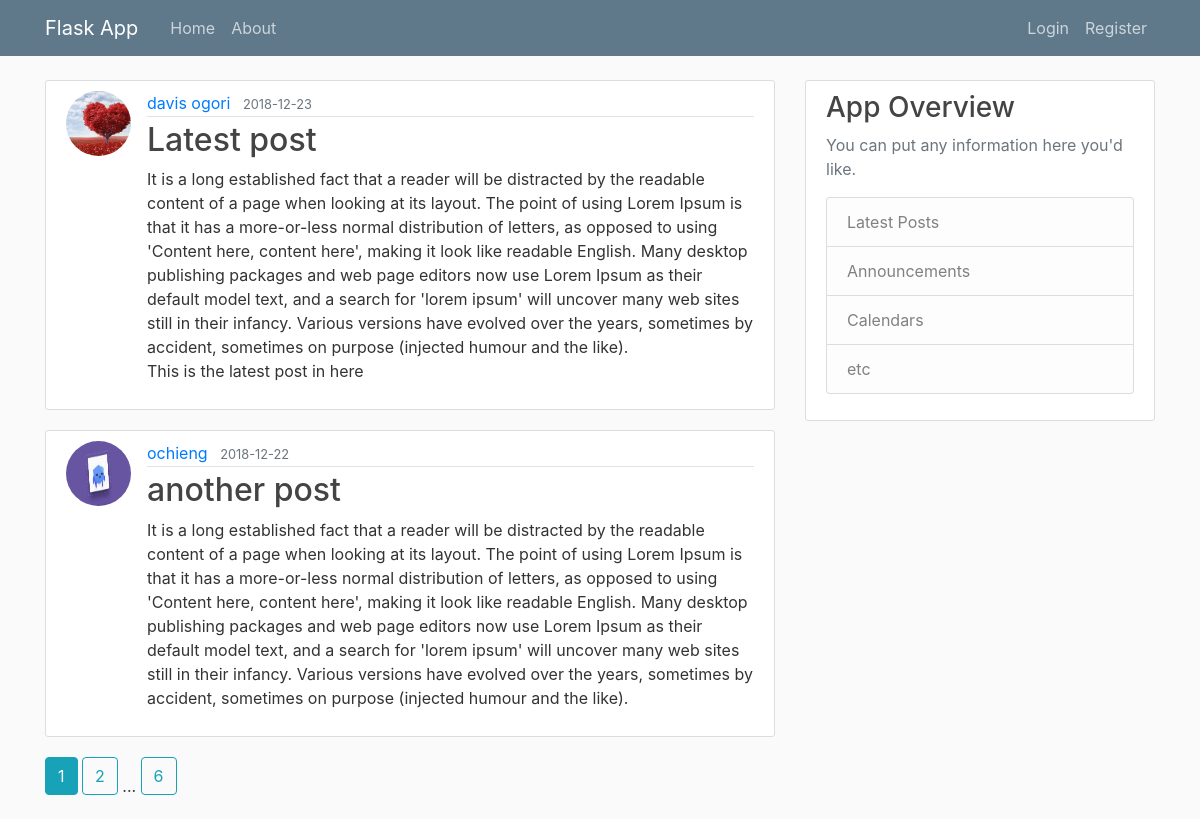
The page / on the database its author committed.
### blog/models.py (models this page shows, shortened)
class Post(db.Model):
    id = db.Column(db.Integer, primary_key=True)
    title = db.Column(db.String(100), nullable=False)
    date_posted = db.Column(db.DateTime, nullable=False, default=datetime.utcnow)
    content = db.Column(db.Text, nullable=False)
    user_id = db.Column(db.Integer, db.ForeignKey('user.id'), nullable=False)

class User(db.Model, UserMixin):
    id = db.Column(db.Integer, primary_key=True)
    username = db.Column(db.String(20), unique=True, nullable=False)
    email = db.Column(db.String(120), unique=True, nullable=False)
    image_file = db.Column(db.String(20), nullable=False, default='default.jpeg')
    password = db.Column(db.String(60), nullable=False)
    posts = db.relationship('Post', backref='author', lazy=True)

### blog/routes.py (the view)
@app.route('/')
def home():
    page = request.args.get('page', 1, type=int)
    posts = Post.query.order_by(Post.date_posted.desc()).paginate(page=page, per_page=2)
    return render_template('index.html', posts = posts, title='home')

### blog/templates/index.html
{% extends 'base.html' %}
{% block content %}
{% for post in posts.items %}
<article class="media content-section">
  <img src="{{url_for('static', filename='images/'+post.author.image_file)}}" class="rounded-circle article-img" alt="">
    <div class="media-body">
      <div class="article-metadata">
        <a class="mr-2" href="{{url_for('user_post', username=post.author.username)}}">{{ post.author.username }}</a>
        <small class="text-muted">{{ post.date_posted.strftime('%Y-%m-%d') }}</small>
      </div>
      <h2><a class="article-title" href="{{url_for('post', post_id=post.id)}}">{{ post.title }}</a></h2>
      <p class="article-content">{{ post.content }}</p>
    </div>
</article>
{% endfor %}
{% for page_num in posts.iter_pages(left_edge=1, right_edge=1, left_current=1, right_current=2) %}
  {% if page_num %}
    {% if posts.page == page_num %}
      <a href="{{url_for('home', page=page_num)}}" class="btn btn-info mb-4">{{page_num}}</a>
    {% else %}
    <a href="{{url_for('home', page=page_num)}}" class="btn btn-outline-info mb-4">{{page_num}}</a>
    {% endif %}
  {% else %}
  ...
  {% endif %}
{% endfor %}
{% endblock %}

### blog/templates/base.html (shortened to what this page needs)
<!DOCTYPE html>
<html lang="en">
<head>
    <link rel="stylesheet" href="https://stackpath.bootstrapcdn.com/bootstrap/4.1.3/css/bootstrap.min.css">
    <link rel="stylesheet" href="{{url_for('static', filename='main.css')}}">
</head>
<body>
        <header class="site-header">
                <nav class="navbar navbar-expand-md navbar-dark bg-steel fixed-top">
                  <div class="container">
                    <a class="navbar-brand mr-4" href="{{url_for('home')}}">Flask App</a>
                    <div class="collapse navbar-collapse" id="navbarToggle">
                      <div class="navbar-nav mr-auto">
                        <a class="nav-item nav-link" href="{{url_for('home')}}">Home</a>
                        <a class="nav-item nav-link" href="{{url_for('about')}}">About</a>
                      </div>
                      <div class="navbar-nav">
                        {% if current_user.is_authenticated %}
                        <a class="nav-item nav-link" href="{{url_for('new_post')}}">New Post</a>
                        <a class="nav-item nav-link" href="{{url_for('account')}}">Account</a>
                        <a class="nav-item nav-link" href="{{url_for('logout')}}">Logout</a>
                        {% else %}
                        <a class="nav-item nav-link" href="{{url_for('login')}}">Login</a>
                        <a class="nav-item nav-link" href="{{url_for('register')}}">Register</a>
                        {% endif %}
                      </div>
                    </div>
                  </div>
                </nav>
        </header>
        <main role="main" class="container">
            <div class="row">
              <div class="col-md-8">
                {% block content %}{% endblock %}
              </div>
              <div class="col-md-4">
                <div class="content-section">
                  <h3>App Overview</h3>
                  <p class='text-muted'>You can put any information here you'd like.
                    <ul class="list-group">
                      <li class="list-group-item list-group-item-light">Latest Posts</li>
                      <li class="list-group-item list-group-item-light">Announcements</li>
                      <li class="list-group-item list-group-item-light">Calendars</li>
                      <li class="list-group-item list-group-item-light">etc</li>
                    </ul>
                  </p>
                </div>
              </div>
            </div>
          </main>
</body>
</html>

### blog/static/main.css (style rules this page uses)
body { background: #fafafa; color: #333333; margin-top: 5rem; }
h1, h2, h3, h4, h5, h6 { color: #444444; }
.bg-steel { background-color: #5f788a; }
.site-header .navbar-nav .nav-link { color: #cbd5db; }
.content-section { background: #ffffff; padding: 10px 20px; border: 1px solid #dddddd; border-radius: 3px; margin-bottom: 20px; }
.article-title { color: #444444; }
.article-content { white-space: pre-line; }
.article-img { height: 65px; width: 65px; margin-right: 16px; }
.article-metadata { padding-bottom: 1px; margin-bottom: 4px; border-bottom: 1px solid #e3e3e3 }

### rows shown on the page
Post: image_file (picture), author.username "davis ogori", date_posted "2018-12-23", title "Latest post", content "It is a long established fact that a reader will be distracted by the readable content of a page when looking at its layout. The point of using Lorem Ipsum is that it has a more-or-less normal distribution of letters, as opposed to using 'Content here, content here', making it look like readable English. Many desktop publishing packages and web page editors now use Lorem Ipsum as their default model text, and a search for 'lorem ipsum' will uncover many web sites still in their infancy. Various versions have evolved over the years, sometimes by accident, sometimes on purpose (injected humour and the like). This is the latest post in here"
Post: image_file (placeholder picture), author.username "ochieng", date_posted "2018-12-22", title "another post", content "It is a long established fact that a reader will be distracted by the readable content of a page when looking at its layout. The point of using Lorem Ipsum is that it has a more-or-less normal distribution of letters, as opposed to using 'Content here, content here', making it look like readable English. Many desktop publishing packages and web page editors now use Lorem Ipsum as their default model text, and a search for 'lorem ipsum' will uncover many web sites still in their infancy. Various versions have evolved over the years, sometimes by accident, sometimes on purpose (injected humour and the like)."

### other values the page prints
{{ page_num }} "1"
{{ page_num }} "2" "6"
